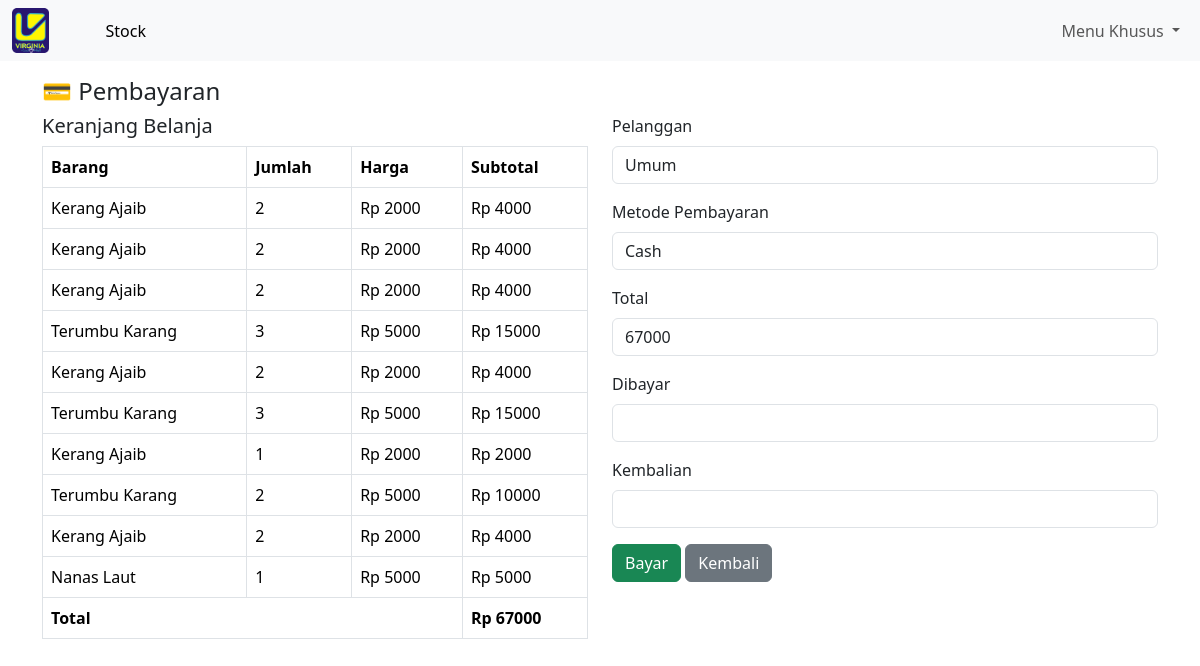
The app's page /bayar/, older data.
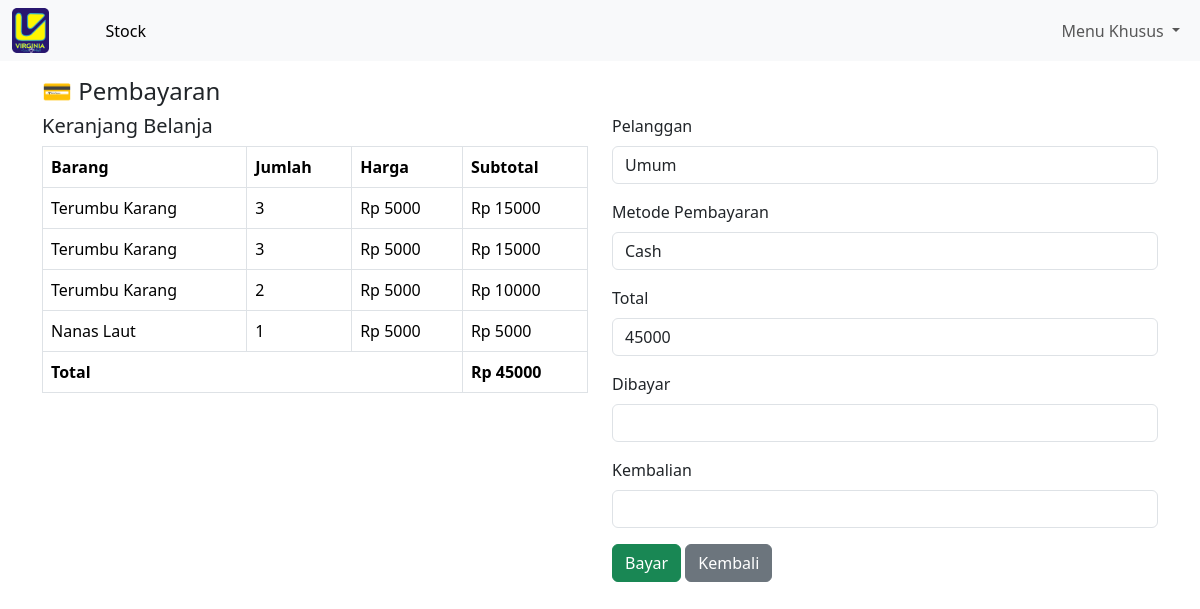
The same page, newer data.
### kasir/models.py (models this page shows, shortened)
class DetailTransaksi(models.Model):
    transaksi = models.ForeignKey(Transaksi, on_delete=models.CASCADE)
    produk = models.ForeignKey(Produk, on_delete=models.CASCADE)
    jumlah = models.PositiveIntegerField(default=1)
    subtotal = models.DecimalField(max_digits=12, decimal_places=2)

class Produk(models.Model):
    nama_barang = models.CharField(max_length=100)
    barcode = models.CharField(max_length=50, unique=True)
    harga_barang = models.DecimalField(max_digits=12, decimal_places=2)
    stok = models.PositiveIntegerField()
    gambar = models.ImageField(upload_to='gambar_produk/', blank=True, null=True)

### kasir/views.py (the view)
# urls.py: path('bayar/', views.halaman_bayar, name='halaman_bayar'),
def halaman_bayar(request):
    transaksi = get_object_or_404(Transaksi, no_transaksi="120024")
    details = DetailTransaksi.objects.filter(transaksi=transaksi)
    total = details.aggregate(Sum('subtotal'))['subtotal__sum'] or 0
    customers = Customer.objects.all()
    return render(request, 'bayar.html', {
        'transaksi': transaksi,
        'details': details,
        'total': total,
        'customers': customers
    })

### kasir/templates/bayar.html (shortened to what this page needs)
{% extends "base.html" %}
{% load static %}
{% block content %}
<div class="container mt-3">
  <h4>💳 Pembayaran</h4>
  <div class="row">
    <div class="col-md-6">
      <h5>Keranjang Belanja</h5>
      <table class="table table-bordered">
        <thead><tr><th>Barang</th><th>Jumlah</th><th>Harga</th><th>Subtotal</th></tr></thead>
        <tbody>
          {% for detail in details %}
          <tr>
            <td>{{ detail.produk.nama_barang }}</td>
            <td>{{ detail.jumlah }}</td>
            <td>Rp {{ detail.produk.harga_barang|floatformat:0 }}</td>
            <td>Rp {{ detail.subtotal|floatformat:0 }}</td>
          </tr>
          {% endfor %}
        </tbody>
        <tfoot>
          <tr>
            <th colspan="3">Total</th>
            <th>Rp {{ total|floatformat:0 }}</th>
          </tr>
        </tfoot>
      </table>
    </div>
    <div class="col-md-6">
      <form method="post" action="{% url 'proses_bayar' %}">
        <div class="mb-3">
          <label for="customer" class="form-label">Pelanggan</label>
          <select class="form-control" id="customer" name="customer">
            <option value="">Umum</option>
          </select>
        </div>
        <div class="mb-3">
          <label for="payment_method" class="form-label">Metode Pembayaran</label>
          <select class="form-control" id="payment_method" name="payment_method" required>
            <option value="cash">Cash</option>
          </select>
        </div>
        <div class="mb-3">
          <label for="total" class="form-label">Total</label>
          <input type="number" class="form-control" id="total" name="total" value="{{ total }}" readonly>
        </div>
        <div class="mb-3">
          <label for="amount_paid" class="form-label">Dibayar</label>
          <input type="number" class="form-control" id="amount_paid" name="amount_paid" step="0.01" required>
        </div>
        <div class="mb-3">
          <label for="change" class="form-label">Kembalian</label>
          <input type="number" class="form-control" id="change" name="change" readonly>
        </div>
        <button type="submit" class="btn btn-success">Bayar</button>
        <a href="{% url 'halaman_kasir' %}" class="btn btn-secondary">Kembali</a>
      </form>
    </div>
  </div>
</div>
{% endblock %}

Row changes from the older to the newer data that the page shows:
removed DetailTransaksi: produk.nama_barang "Kerang Ajaib", jumlah "2", produk.harga_barang "2000", subtotal "4000"
removed DetailTransaksi: produk.nama_barang "Kerang Ajaib", jumlah "2", produk.harga_barang "2000", subtotal "4000"
removed DetailTransaksi: produk.nama_barang "Kerang Ajaib", jumlah "2", produk.harga_barang "2000", subtotal "4000"
removed DetailTransaksi: produk.nama_barang "Kerang Ajaib", jumlah "2", produk.harga_barang "2000", subtotal "4000"
removed DetailTransaksi: produk.nama_barang "Kerang Ajaib", jumlah "1", produk.harga_barang "2000", subtotal "2000"
removed DetailTransaksi: produk.nama_barang "Kerang Ajaib", jumlah "2", produk.harga_barang "2000", subtotal "4000"
Text that changed along with them:
{{ total|floatformat:0 }}: "67000" → "45000"
form field total: "67000" → "45000"
